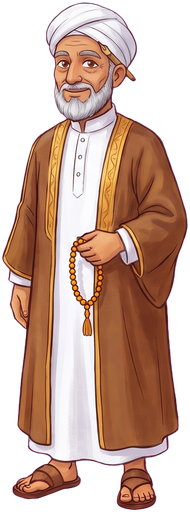
#> input picture assets/agents/ahmed/idle.png, 190 x 512 px
$ python cut_sheet.py ../assets/agents/ahmed/idle.png ../assets/agents/ahmed/walk.png
#> lines starting #> are read from the running program, lines starting #| are printed output that depends on the picture; after the words box and inside, x2 and y2 are one past the last pixel; in counts of white or black regions, pixels touching at a corner belong together
"""Cut a 4-pose magenta character sheet into transparent PNGs + a portrait.
usage: python3 -I cut_sheet.py sheet.png out_dir"""
import sys, os
import numpy as np
from PIL import Image, ImageDraw, ImageFilter

src, out = sys.argv[1], sys.argv[2]
os.makedirs(out, exist_ok=True)
im = Image.open(src).convert("RGB")
a = np.asarray(im).astype(np.float32)
r, g, b = a[..., 0], a[..., 1], a[..., 2]
mag = np.minimum(r, b) - g            # how magenta each pixel is
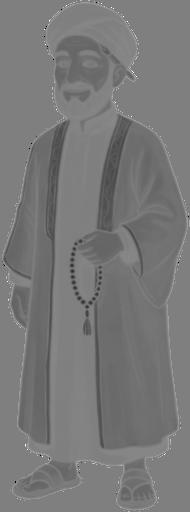
#> mag: shape (512, 190) float32; min -255, max 255, mean -13.9; drawn with min black and max white
alpha = np.clip((150 - mag) * 255 / 70, 0, 255).astype(np.uint8)  # >150 -> clear, <80 -> solid
# despill: pull magenta fringe toward neutral
rgb = a.copy()
spill = (mag > 30) & (alpha > 0)
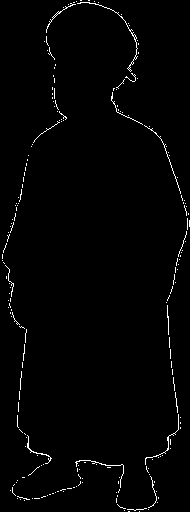
#> spill: shape (512, 190) bool; 1.5% white in thin lines or dots
rgb[..., 0] = np.where(spill, np.minimum(r, g + 60), r)
rgb[..., 2] = np.where(spill, np.minimum(b, g + 60), b)
rgba = np.dstack([np.clip(rgb, 0, 255).astype(np.uint8), alpha])
img = Image.fromarray(rgba, "RGBA")
# tidy edges
al = img.getchannel("A").filter(ImageFilter.MinFilter(3)).filter(ImageFilter.GaussianBlur(0.6))
img.putalpha(al)

solid = np.asarray(al) > 40
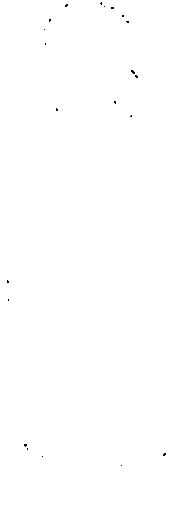
#> solid: shape (512, 190) bool; 99.9% white; black in thin lines or dots, all inside (x1, y1, x2, y2) = (7, 2, 166, 466)
cols = solid.sum(0) > 4
# find runs of columns containing a figure
runs, start = [], None
for x, c in enumerate(cols):
    if c and start is None: start = x
    if not c and start is not None:
        if x - start > 40: runs.append((start, x))
        start = None
#> this loop made 190 passes
#> after the loop, runs = []; start = 0
if start is not None: runs.append((start, len(cols)))
# merge runs separated by tiny gaps (e.g. a raised hand)
merged = []
for s, e in runs:
    if merged and s - merged[-1][1] < 25: merged[-1] = (merged[-1][0], e)
    else: merged.append((s, e))
#> this loop made 1 pass
#> (s, e) on pass 1: (0, 190)
#> after the loop, merged = [(0, 190)]
runs = sorted(merged, key=lambda t: t[1] - t[0], reverse=True)[:4]
#> runs = [(0, 190)]
runs.sort()
if len(runs) != 4:  # poses touching: fall back to four equal columns
    q = im.width // 4
#> q = 47
    runs = []
    for i in range(4):
        sub = cols[i * q:(i + 1) * q]
        xs = [i * q + j for j, c in enumerate(sub) if c]
        runs.append((min(xs), max(xs) + 1) if xs else (i * q, (i + 1) * q))
#> after the loop, runs = [(0, 47), (47, 94), (94, 141), (141, 188)]
names = ["idle", "working", "wave", "walk"]
print("figures found:", len(runs))
#| figures found: 4
for (s, e), n in zip(runs, names):
    sub = solid[:, s:e]
    rows = np.where(sub.sum(1) > 2)[0]
    y0, y1 = rows.min(), rows.max()
    crop = img.crop((max(0, s - 6), max(0, y0 - 6), min(img.width, e + 6), min(img.height, y1 + 6)))
    h = 512
    crop = crop.resize((max(1, round(crop.width * h / crop.height)), h), Image.LANCZOS)
    crop.save(os.path.join(out, n + ".png"))
    if n == "idle":
        # portrait: head and shoulders from the relaxed pose, on parchment
        hw = crop.width
        head = crop.crop((0, 0, hw, int(h * 0.42)))
        side = 320
        p = Image.new("RGBA", (side, side), (247, 236, 214, 255))
        d = ImageDraw.Draw(p)
        d.ellipse((30, 40, side - 30, side + 120), fill=(47, 122, 120, 70))
        sc = side * 0.95 / head.height
        hd = head.resize((round(head.width * sc), round(head.height * sc)), Image.LANCZOS)
        p.alpha_composite(hd, ((side - hd.width) // 2, side - hd.height + 6))
        p.convert("RGB").save(os.path.join(out, "portrait.png"))
#> this loop made 4 passes
#> (s, e, n, hw, side, sc) on pass 1: (0, 47, 'idle', 53, 320, 1.41)
#> pass 1, `sub = solid[:, s:e]`:
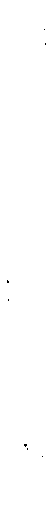
#> sub: shape (512, 47) bool; 99.9% white; black in thin lines or dots, all inside (x1, y1, x2, y2) = (7, 29, 46, 457)
#> pass 1, `p = Image.new("RGBA", (side, side), (247, 236, 214, 255))`:
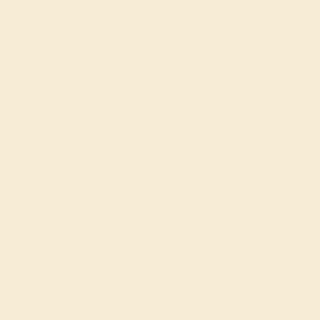
#> p: PIL image 320x320 RGBA; mean R, G, B, A 247, 236, 214, 255
#> after the loop:
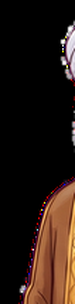
#> hd: PIL image 75x304 RGBA; mean R, G, B, A 36.6, 22.4, 15.6, 252.9; transparent parts drawn white
#> after the loop:
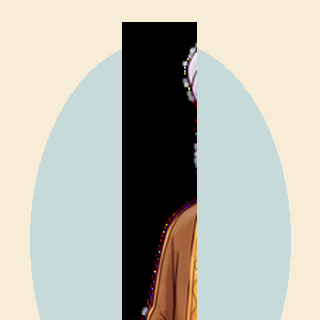
#> p: PIL image 320x320 RGBA; mean R, G, B, A 121.7, 144.2, 133.5, 181.5; transparent parts drawn white
